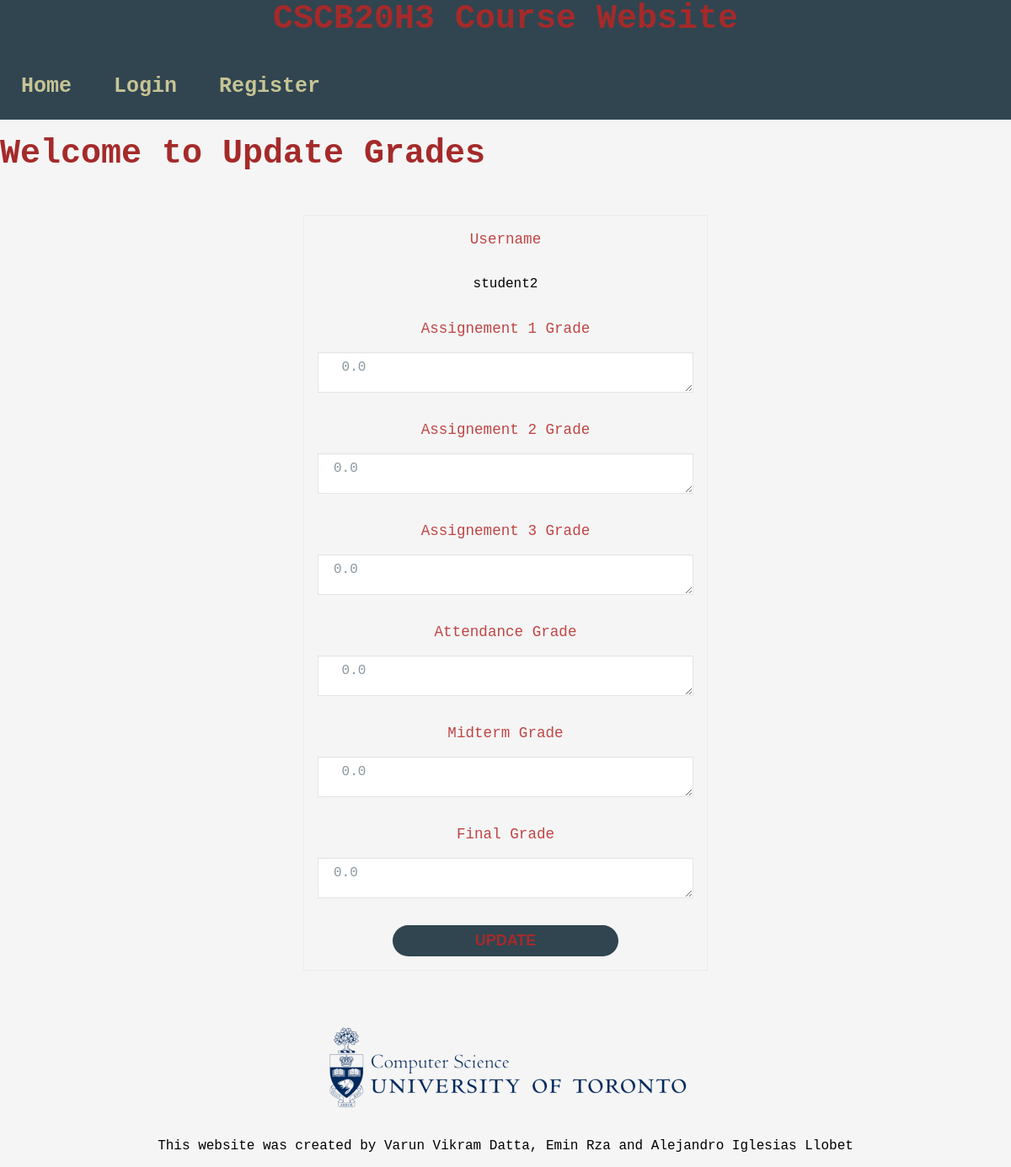
Page /Update_Grades_Instructor/2 on the committed database.
### app.py (models this page shows, shortened)
class Student(db.Model):
    __tablename__ = 'Student'
    id = db.Column(db.Integer, primary_key=True)
    username = db.Column(db.String(100), unique=True, nullable=False)
    email = db.Column(db.String(100), unique=True, nullable=False)
    password = db.Column(db.String(100), nullable=False)
    assignment1 = db.Column(db.Float, nullable=False)
    assignment2 = db.Column(db.Float, nullable=False)
    assignment3 = db.Column(db.Float, nullable=False)
    tut_attendance = db.Column(db.Float, nullable=False)
    midterm = db.Column(db.Float, nullable=False)
    final = db.Column(db.Float, nullable=False)

### app.py (the view)
@app.route('/Update_Grades_Instructor/<int:id>',methods = ['GET', 'POST'])
def Update_Grades_Instructor(id):
    pagename = 'Update Grades'
    Student_to_update = Student.query.get_or_404(id)
    if request.method == "POST":
        Student_to_update.assignment1 = request.form['A1']
        Student_to_update.assignment2 = request.form['A2']
        Student_to_update.assignment3 = request.form['A3']
        Student_to_update.tut_attendance = request.form['Att']
        Student_to_update.midterm = request.form['Mid']
        Student_to_update.final = request.form['Final']
        try:
            db.session.commit()
            return redirect('/View_Grades_Instructor')
        except:
            flash('There was a problem updating the grade',"error")
            return redirect('/View_Grades_Instructor')
    else:
        return render_template('Update_Grades_Instructor.html', pagename = pagename, Student_to_update=Student_to_update)

### templates/Update_Grades_Instructor.html (shortened to what this page needs)
{% extends "template.html" %}
{% block content %}
<h1>Welcome to Update Grades {{session.user}} </h1>
<form action="/Update_Grades_Instructor/{{Student_to_update.id}}" method = "POST" id="update_grades">
    <label for="Name">Username</label>
    <p>{{Student_to_update.username}}</p>
    <label for="A1"> Assignement 1 Grade</label>
    <textarea id="number" name="A1"> {{Student_to_update.assignment1}} </textarea>
    <label for="A2">Assignement 2 Grade</label>
    <textarea id="number" name="A2">{{Student_to_update.assignment2}} </textarea>
    <label for="A3">Assignement 3 Grade</label>
    <textarea id="number" name="A3">{{Student_to_update.assignment3}} </textarea>
    <label for="Attendance">Attendance Grade</label>
    <textarea id="number" name="Att"> {{Student_to_update.tut_attendance}}</textarea>
    <label for="Midterm">Midterm Grade</label>
    <textarea id="number" name="Mid"> {{Student_to_update.midterm}}</textarea>
    <label for="Final">Final Grade</label>
    <textarea id="Final" name="Final">{{Student_to_update.final}} </textarea>
    <button type="register">Update</button>
</form>
{% endblock %}

### static/styles/template.css (style rules this page uses)
html { -webkit-text-size-adjust: 100%; -ms-text-size-adjust: 100%; }
*, *:before, *:after { -moz-box-sizing: border-box; -webkit-box-sizing: border-box; box-sizing: border-box; }
body { background-color:whitesmoke; font-family: "VT323", monospace; margin: 0; }
form { display: flex; gap: 16px; flex-direction: column; align-items: center; max-width: 480px; margin: 50px auto; padding: 16px; border: 1px solid #eaeaea; font-family: "VT323", monospace; justify-content: center; background-color: whitesmoke; }
input[type="text"], input[type="password"], input[type="date"], input[type="datetime"], input[type="email"], input[type="number"], input[type="search"], input[type="tel"], input[type="time"], input[type="url"], textarea, select { background-color: #ffffff; border: 1px solid #e5e5e4; font-size: 16px; height: auto; margin: 0; outline: 0; padding: 8px 18px; height: 48px; width: 100%; color: #8a97a0; box-shadow: 0 1px 0 rgba(0,0,0,0.03) inset; margin-bottom: 16px; transition: all .2s ease; }
button { font-size: 16px; font-weight: 600; text-transform: uppercase; padding: 8px; color: #c7c495; border-bottom: 40px; background-color: #304550; border: 10px whitesmoke; border-radius: 24px; font-size: 18px; text-align: center; width: 60%; color: brown; }
label { display: block; line-height: 24px; font-size: 16px; font-weight: 400; margin-bottom: 4px; }
p { font-family: "VT323", monospace; }
label { font-family: "VT323", monospace; font-size: 1.1rem; color: rgb(191, 69, 69); margin: 0; }
h1 { font-family: "VT323", monospace; font-size: 2.5rem; color: brown; margin: 0; }

### rows in the picture
Student: username "student2", A1 "0.0", A2 "0.0", A3 "0.0", Att "0.0", Mid "0.0", Final "0.0"
